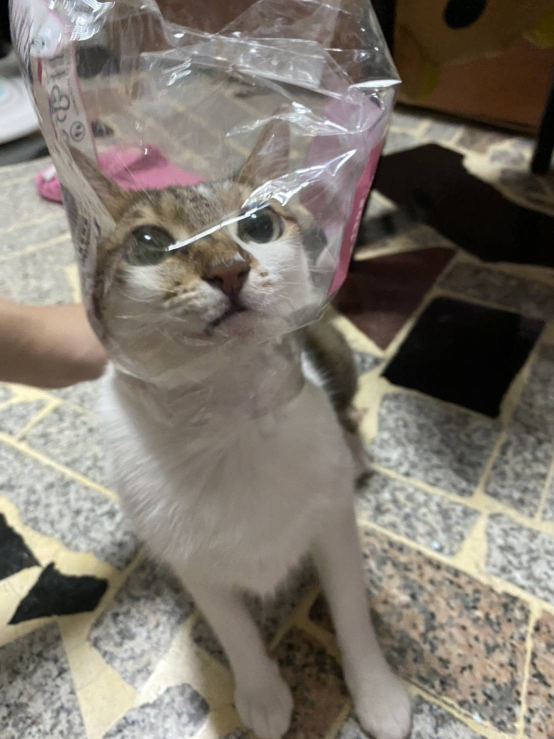
#> input picture opencv_ex/image/bin.jpg, 1108 x 1478 px (shown at 1/2 size)
$ python 19_1.py
#> lines starting #> are read from the running program, lines starting #| are printed output that depends on the picture
import cv2
import numpy as np
from matplotlib import pyplot as plt

img = cv2.imread('../image/bin.jpg', 0)
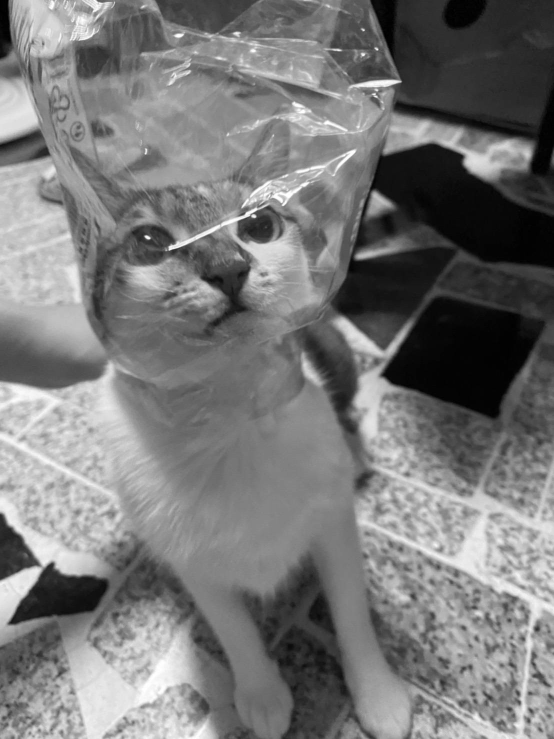
#> img: shape (1478, 1108) (shown at 1/2 size); min 0, max 255, mean 119.9
edges = cv2.Canny(img, 50, 100)
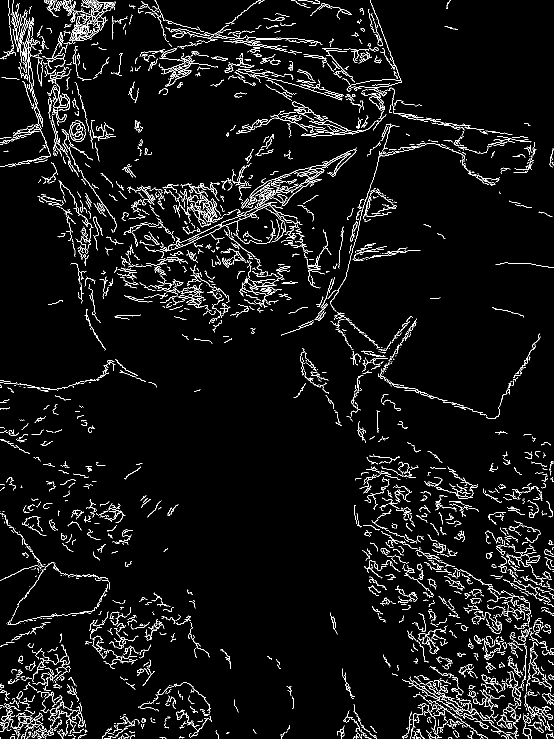
#> edges: shape (1478, 1108) (shown at 1/2 size); 4.8% white in thin lines or dots
edges2 = cv2.Canny(img, 50, 150)
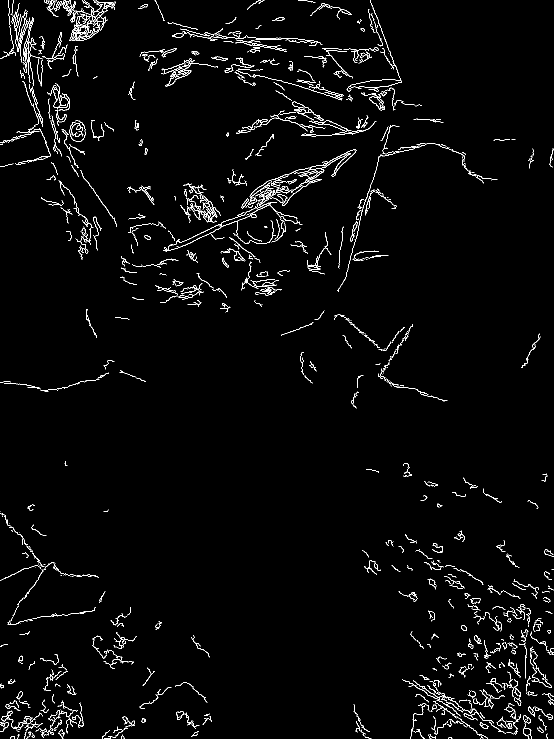
#> edges2: shape (1478, 1108) (shown at 1/2 size); 2.4% white in thin lines or dots
edges3 = cv2.Canny(img, 50, 200)
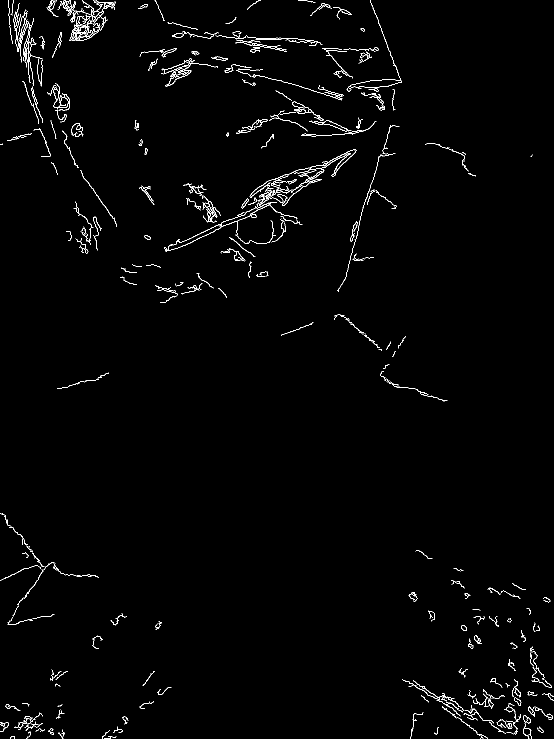
#> edges3: shape (1478, 1108) (shown at 1/2 size); 1.4% white in thin lines or dots
edges4 = cv2.Canny(img, 100, 150)
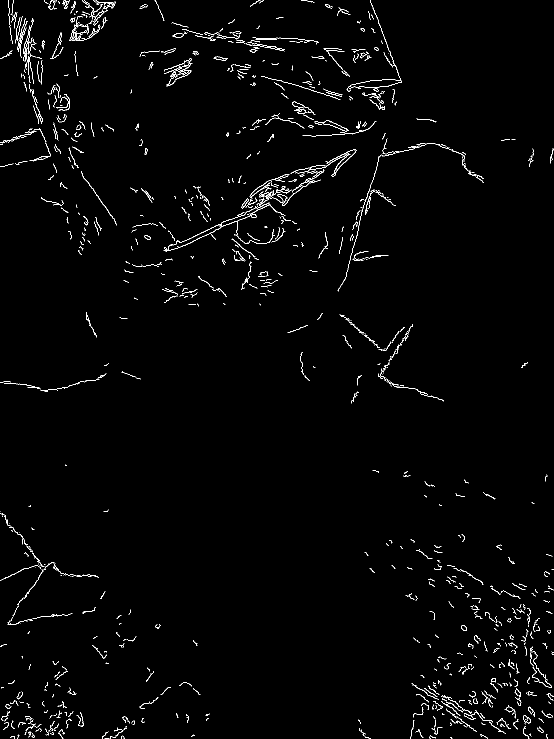
#> edges4: shape (1478, 1108) (shown at 1/2 size); 1.5% white in thin lines or dots
edges5 = cv2.Canny(img, 200, 250)
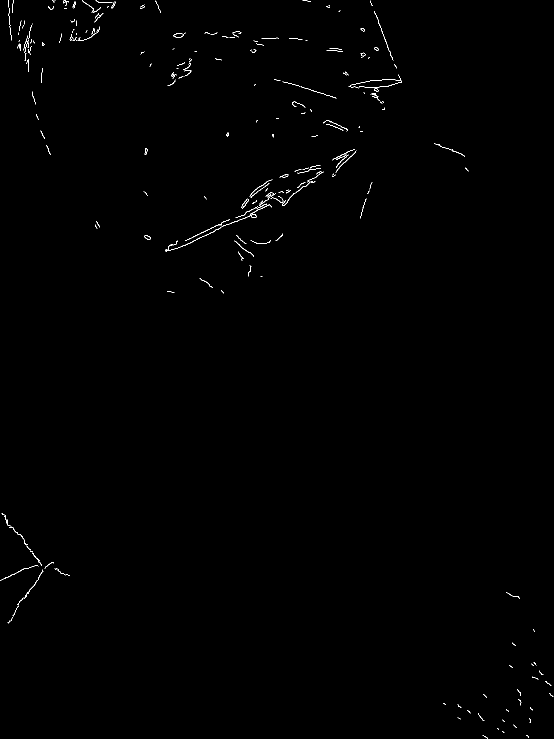
#> edges5: shape (1478, 1108) (shown at 1/2 size); 0.35% white in thin lines or dots

plt.subplot(231), plt.imshow(img, cmap='gray'), plt.title('Original Image')
plt.subplot(232), plt.imshow(edges, cmap='gray'), plt.title('Edge Image 50,100')
plt.subplot(233), plt.imshow(edges2, cmap='gray'), plt.title('Edge Image 50,150')
plt.subplot(234), plt.imshow(edges3, cmap='gray'), plt.title('Edge Image 50,200')
plt.subplot(235), plt.imshow(edges4, cmap='gray'), plt.title('Edge Image 100,150')
plt.subplot(236), plt.imshow(edges5, cmap='gray'), plt.title('Edge Image 200,250')

plt.show()
